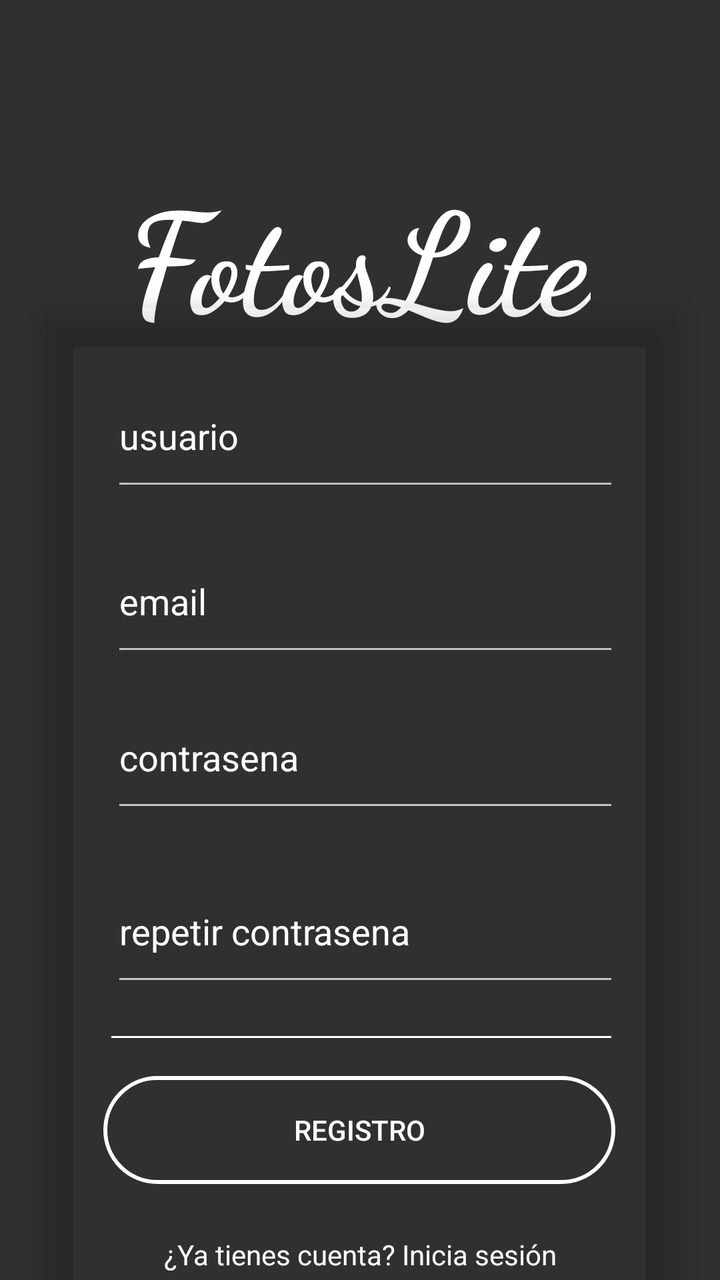
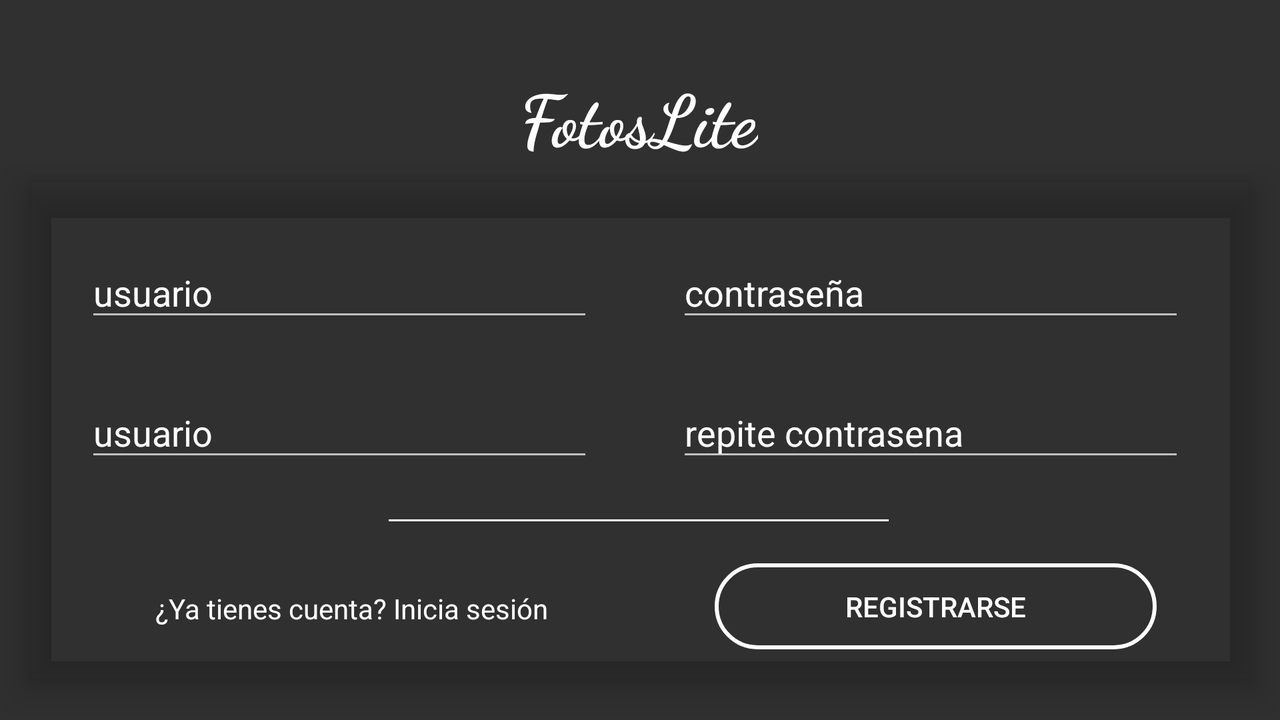

Compare how this app lays out the same screen by default and in its alternative resource folder. The renders come first, then the two layout files and the values they reference.
<!-- AndroidManifest.xml: application theme Theme.Design.NoActionBar -->
<!-- res/layout/fragment_registro.xml -->
<?xml version="1.0" encoding="utf-8"?>
<FrameLayout xmlns:android="http://schemas.android.com/apk/res/android"
    xmlns:app="http://schemas.android.com/apk/res-auto"
    xmlns:tools="http://schemas.android.com/tools"
    android:layout_width="match_parent"
    android:layout_height="match_parent"
    tools:context=".fragments.LoginFragment">

    <androidx.constraintlayout.widget.ConstraintLayout
        android:layout_width="match_parent"
        android:layout_height="match_parent"
        android:background="@drawable/smoke">

        <androidx.cardview.widget.CardView
            android:id="@+id/cardView"
            android:layout_width="314dp"
            android:layout_height="510dp"
            app:cardBackgroundColor="#0000"
            app:cardElevation="10dp"
            app:layout_constraintBottom_toBottomOf="parent"
            app:layout_constraintEnd_toEndOf="parent"
            app:layout_constraintHorizontal_bias="0.494"
            app:layout_constraintStart_toStartOf="parent"
            app:layout_constraintTop_toBottomOf="@+id/title">

            <androidx.constraintlayout.widget.ConstraintLayout
                android:layout_width="match_parent"
                android:layout_height="match_parent"
                android:backgroundTint="@color/material_on_primary_disabled"
                android:elevation="50dp">

                <EditText
                    android:id="@+id/usuarioRegistro"
                    android:layout_width="254dp"
                    android:layout_height="68dp"
                    android:ems="10"
                    android:hint="usuario"
                    android:inputType="textEmailAddress"
                    android:textColor="#FFFFFF"
                    android:textColorHint="#FFFFFF"
                    app:layout_constraintBottom_toBottomOf="parent"
                    app:layout_constraintEnd_toEndOf="parent"
                    app:layout_constraintHorizontal_bias="0.55"
                    app:layout_constraintStart_toStartOf="parent"
                    app:layout_constraintTop_toTopOf="parent"
                    app:layout_constraintVertical_bias="0.067" />

                <EditText
                    android:id="@+id/contraseñaRegistro"
                    android:layout_width="254dp"
                    android:layout_height="68dp"
                    android:ems="10"
                    android:hint="contrasena"
                    android:inputType="textPassword"
                    android:textColorHint="#FFFFFF"
                    app:layout_constraintBottom_toBottomOf="parent"
                    app:layout_constraintEnd_toEndOf="parent"
                    app:layout_constraintHorizontal_bias="0.55"
                    app:layout_constraintStart_toStartOf="parent"
                    app:layout_constraintTop_toBottomOf="@+id/emailRegistro"
                    app:layout_constraintVertical_bias="0.038" />

                <EditText
                    android:id="@+id/repiteContraseñaRegistro"
                    android:layout_width="254dp"
                    android:layout_height="68dp"
                    android:ems="10"
                    android:hint="repetir contrasena"
                    android:inputType="textPassword"
                    android:textColorHint="#FFFFFF"
                    app:layout_constraintBottom_toBottomOf="parent"
                    app:layout_constraintEnd_toEndOf="parent"
                    app:layout_constraintHorizontal_bias="0.55"
                    app:layout_constraintStart_toStartOf="parent"
                    app:layout_constraintTop_toBottomOf="@+id/contraseñaRegistro"
                    app:layout_constraintVertical_bias="0.103" />

                <androidx.appcompat.widget.AppCompatButton
                    android:id="@+id/registrar"
                    android:layout_width="256dp"
                    android:layout_height="54dp"
                    android:background="@layout/button_style"
                    android:backgroundTintMode="multiply"
                    android:text="Registro"
                    android:textColor="@color/white"
                    app:cornerRadius="40px"
                    app:layout_constraintBottom_toBottomOf="parent"
                    app:layout_constraintEnd_toEndOf="parent"
                    app:layout_constraintStart_toStartOf="parent"
                    app:layout_constraintTop_toBottomOf="@+id/divider"
                    app:layout_constraintVertical_bias="0.213"
                    app:strokeColor="#FFFFFF"
                    app:strokeWidth="1dp" />

                <View
                    android:id="@+id/divider"
                    android:layout_width="250dp"
                    android:layout_height="1dp"
                    android:background="#939292"
                    android:backgroundTint="#FFFFFF"
                    app:layout_constraintBottom_toBottomOf="parent"
                    app:layout_constraintEnd_toEndOf="parent"
                    app:layout_constraintHorizontal_bias="0.515"
                    app:layout_constraintStart_toStartOf="parent"
                    app:layout_constraintTop_toBottomOf="@+id/repiteContraseñaRegistro"
                    app:layout_constraintVertical_bias="0.122" />

                <TextView
                    android:id="@+id/registro_a_inicio_sesion"
                    android:layout_width="wrap_content"
                    android:layout_height="wrap_content"
                    android:text="¿Ya tienes cuenta? Inicia sesión"
                    android:textColor="#FFFFFF"
                    app:layout_constraintBottom_toBottomOf="parent"
                    app:layout_constraintEnd_toEndOf="parent"
                    app:layout_constraintHorizontal_bias="0.504"
                    app:layout_constraintStart_toStartOf="parent"
                    app:layout_constraintTop_toTopOf="parent"
                    app:layout_constraintVertical_bias="0.947" />

                <EditText
                    android:id="@+id/emailRegistro"
                    android:layout_width="254dp"
                    android:layout_height="68dp"
                    android:ems="10"
                    android:hint="email"
                    android:inputType="textEmailAddress"
                    android:textColor="#FFFFFF"
                    android:textColorHint="#FBFBFB"
                    app:layout_constraintBottom_toBottomOf="parent"
                    app:layout_constraintEnd_toEndOf="parent"
                    app:layout_constraintHorizontal_bias="0.55"
                    app:layout_constraintStart_toStartOf="parent"
                    app:layout_constraintTop_toBottomOf="@+id/usuarioRegistro"
                    app:layout_constraintVertical_bias="0.043" />

            </androidx.constraintlayout.widget.ConstraintLayout>
        </androidx.cardview.widget.CardView>

        <TextView
            android:id="@+id/title"
            android:layout_width="wrap_content"
            android:layout_height="wrap_content"
            android:fontFamily="cursive"
            android:text="FotosLite"
            android:textColor="@color/white"
            android:textSize="70sp"
            android:textStyle="bold"
            app:layout_constraintBottom_toBottomOf="parent"
            app:layout_constraintEnd_toEndOf="parent"
            app:layout_constraintHorizontal_bias="0.498"
            app:layout_constraintStart_toStartOf="parent"
            app:layout_constraintTop_toTopOf="parent"
            app:layout_constraintVertical_bias="0.145" />
    </androidx.constraintlayout.widget.ConstraintLayout>
</FrameLayout>
<!-- res/layout/button_style.xml (included above) -->
<shape xmlns:android="http://schemas.android.com/apk/res/android"
    android:shape="rectangle">

    <corners android:radius="40dp" />
    <stroke android:width="2dp" android:color="#FFFFFF" />
</shape>
<!-- resources referenced by this layout -->
<resources>

</resources>
<!-- res/layout-land/fragment_registro.xml (the author's variant of the layout above) -->
<!-- drawn on the phone turned sideways -->
<?xml version="1.0" encoding="utf-8"?>
<FrameLayout xmlns:android="http://schemas.android.com/apk/res/android"
    xmlns:app="http://schemas.android.com/apk/res-auto"
    xmlns:tools="http://schemas.android.com/tools"
    android:layout_width="match_parent"
    android:layout_height="match_parent"
    tools:context=".fragments.LoginFragment">

    <androidx.constraintlayout.widget.ConstraintLayout
        android:layout_width="match_parent"
        android:layout_height="match_parent"
        android:background="@drawable/smoke">

        <androidx.cardview.widget.CardView
            android:id="@+id/cardView"
            android:layout_width="611dp"
            android:layout_height="251dp"
            app:cardBackgroundColor="#0000"
            app:cardElevation="10dp"
            app:layout_constraintBottom_toBottomOf="parent"
            app:layout_constraintEnd_toEndOf="parent"
            app:layout_constraintStart_toStartOf="parent"
            app:layout_constraintTop_toBottomOf="@+id/title"
            app:layout_constraintVertical_bias="0.258">

            <androidx.constraintlayout.widget.ConstraintLayout
                android:layout_width="match_parent"
                android:layout_height="match_parent"
                android:backgroundTint="@color/material_on_primary_disabled"
                android:elevation="50dp">

                <EditText
                    android:id="@+id/usuarioRegistro"
                    android:layout_width="254dp"
                    android:layout_height="42dp"
                    android:ems="10"
                    android:hint="usuario"
                    android:inputType="textEmailAddress"
                    android:textColor="#FFFFFF"
                    android:textColorHint="#FFFFFF"
                    app:layout_constraintBottom_toBottomOf="parent"
                    app:layout_constraintEnd_toEndOf="parent"
                    app:layout_constraintHorizontal_bias="0.078"
                    app:layout_constraintStart_toStartOf="parent"
                    app:layout_constraintTop_toTopOf="parent"
                    app:layout_constraintVertical_bias="0.163" />

                <EditText
                    android:id="@+id/contraseñaRegistro"
                    android:layout_width="254dp"
                    android:layout_height="42dp"
                    android:ems="10"
                    android:hint="contraseña"
                    android:inputType="textPassword"
                    android:textColorHint="#FFFFFF"
                    app:layout_constraintBottom_toBottomOf="parent"
                    app:layout_constraintEnd_toEndOf="parent"
                    app:layout_constraintHorizontal_bias="0.907"
                    app:layout_constraintStart_toStartOf="parent"
                    app:layout_constraintTop_toTopOf="parent"
                    app:layout_constraintVertical_bias="0.162" />

                <EditText
                    android:id="@+id/repiteContraseñaRegistro"
                    android:layout_width="254dp"
                    android:layout_height="42dp"
                    android:ems="10"
                    android:hint="repite contrasena"
                    android:inputType="textPassword"
                    android:textColorHint="#FFFFFF"
                    app:layout_constraintBottom_toBottomOf="parent"
                    app:layout_constraintEnd_toEndOf="parent"
                    app:layout_constraintHorizontal_bias="0.907"
                    app:layout_constraintStart_toStartOf="parent"
                    app:layout_constraintTop_toTopOf="parent"
                    app:layout_constraintVertical_bias="0.497" />

                <androidx.appcompat.widget.AppCompatButton
                    android:id="@+id/registrar"
                    android:layout_width="221dp"
                    android:layout_height="43dp"
                    android:background="@layout/button_style"
                    android:backgroundTintMode="multiply"
                    android:text="Registrarse"
                    android:textColor="@color/white"
                    app:cornerRadius="40px"
                    app:layout_constraintBottom_toBottomOf="parent"
                    app:layout_constraintEnd_toEndOf="parent"
                    app:layout_constraintHorizontal_bias="0.879"
                    app:layout_constraintStart_toStartOf="parent"
                    app:layout_constraintTop_toTopOf="parent"
                    app:layout_constraintVertical_bias="0.923"
                    app:strokeColor="#FFFFFF"
                    app:strokeWidth="1dp" />

                <View
                    android:id="@+id/divider"
                    android:layout_width="250dp"
                    android:layout_height="1dp"
                    android:background="#939292"
                    android:backgroundTint="#FFFFFF"
                    app:layout_constraintBottom_toBottomOf="parent"
                    app:layout_constraintEnd_toEndOf="parent"
                    app:layout_constraintHorizontal_bias="0.498"
                    app:layout_constraintStart_toStartOf="parent"
                    app:layout_constraintTop_toBottomOf="@+id/repiteContraseñaRegistro"
                    app:layout_constraintVertical_bias="0.23" />

                <TextView
                    android:id="@+id/registro_a_inicio_sesion"
                    android:layout_width="wrap_content"
                    android:layout_height="wrap_content"
                    android:text="¿Ya tienes cuenta? Inicia sesión"
                    android:textColor="#FFFFFF"
                    app:layout_constraintBottom_toBottomOf="parent"
                    app:layout_constraintEnd_toEndOf="parent"
                    app:layout_constraintHorizontal_bias="0.152"
                    app:layout_constraintStart_toStartOf="parent"
                    app:layout_constraintTop_toTopOf="parent"
                    app:layout_constraintVertical_bias="0.883" />

                <EditText
                    android:id="@+id/emailRegistro"
                    android:layout_width="254dp"
                    android:layout_height="42dp"
                    android:ems="10"
                    android:hint="usuario"
                    android:inputType="textEmailAddress"
                    android:textColor="#FFFFFF"
                    android:textColorHint="#FBFBFB"
                    app:layout_constraintBottom_toBottomOf="parent"
                    app:layout_constraintEnd_toEndOf="parent"
                    app:layout_constraintHorizontal_bias="0.078"
                    app:layout_constraintStart_toStartOf="parent"
                    app:layout_constraintTop_toTopOf="parent"
                    app:layout_constraintVertical_bias="0.497" />

            </androidx.constraintlayout.widget.ConstraintLayout>
        </androidx.cardview.widget.CardView>

        <TextView
            android:id="@+id/title"
            android:layout_width="wrap_content"
            android:layout_height="wrap_content"
            android:fontFamily="cursive"
            android:text="FotosLite"
            android:textColor="@color/white"
            android:textSize="36sp"
            android:textStyle="bold"
            app:layout_constraintBottom_toBottomOf="parent"
            app:layout_constraintEnd_toEndOf="parent"
            app:layout_constraintHorizontal_bias="0.499"
            app:layout_constraintStart_toStartOf="parent"
            app:layout_constraintTop_toTopOf="parent"
            app:layout_constraintVertical_bias="0.106" />
    </androidx.constraintlayout.widget.ConstraintLayout>
</FrameLayout>
